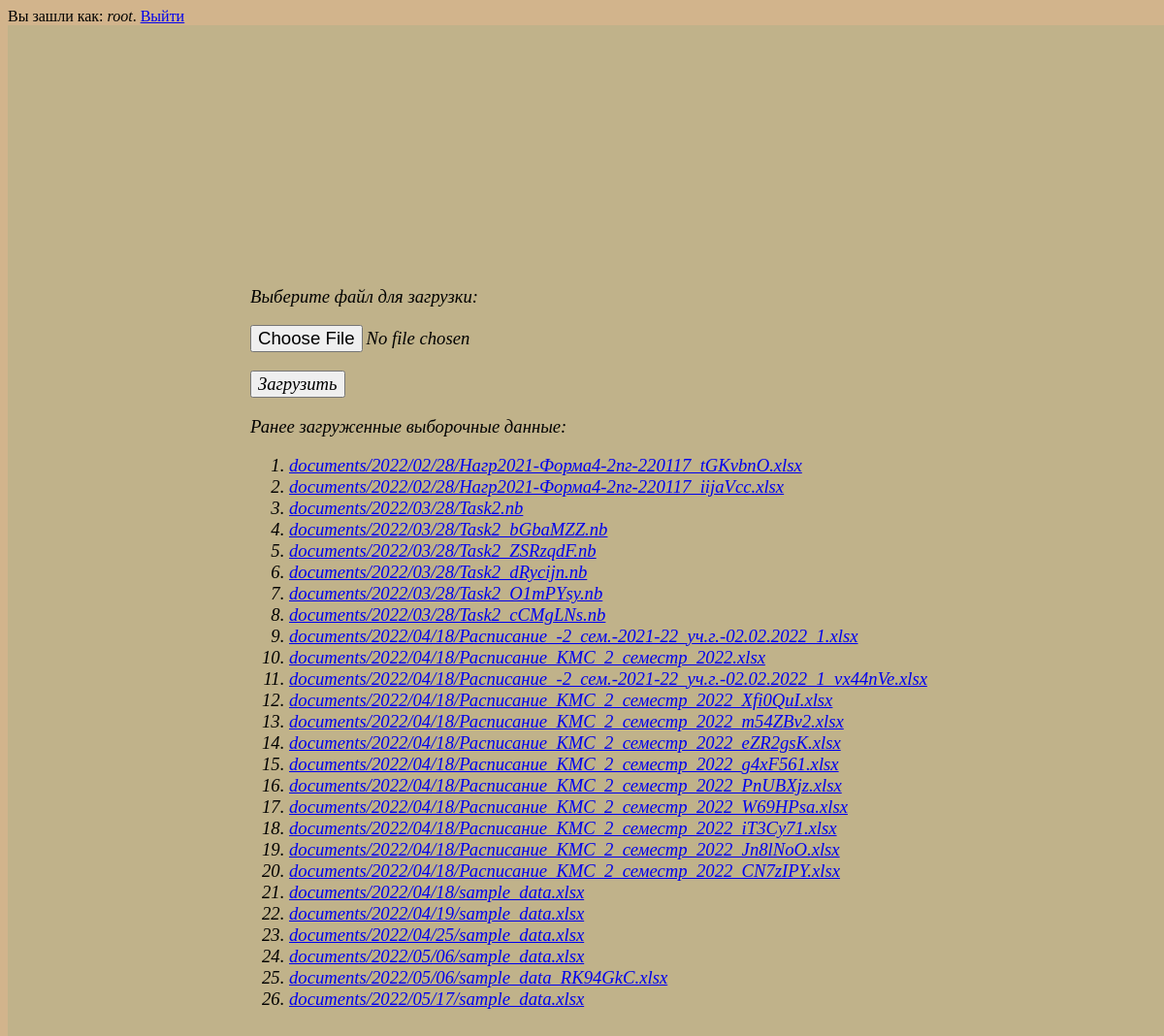
The app's page / (signed in) with its own data.
### analyzer/models.py (models this page shows)
class Document(models.Model):
    docfile = models.FileField(upload_to='documents/%Y/%m/%d')
    user = models.ForeignKey(User, models.CASCADE)

### analyzer/views.py (the view)
# urls.py: path('', views.index, name='index'),
@login_required
def index(request):
    template = loader.get_template('home.html')
    if request.method == 'POST':
        form = DocumentForm(request.POST, request.FILES)
        if form.is_valid():
            newdoc = Document(docfile=request.FILES['docfile'])
            newdoc.user = request.user
            newdoc.save()
            return redirect('viewstats', csvfn= newdoc.docfile.name.replace("/", "-", 4))
        else:
            message = 'В форму введены неверные данные. Исправьте следующие недочёты:'
    else:
        form = DocumentForm()  # An empty, unbound form
    documents = Document.objects.filter(user=request.user)
    def f(d):
        d.viewstatsurl = d.docfile.name.replace("/", "-", 4)
        return(d)
    context = {'form': form, 'documents': [f(d) for d in documents]}
    rendered_page = template.render(context, request)
    return HttpResponse(rendered_page)

### analyzer/forms.py
class DocumentForm(forms.Form):
    docfile = forms.FileField(label='Выберите файл для загрузки')

### templates/home.html (shortened to what this page needs)
{% extends 'base.html' %}
{% block content %}
    <form action="{% url "index" %}" method="post" enctype="multipart/form-data">
        <p>{{ form.docfile.label_tag }} {{ form.docfile.help_text }}</p>
        <p>
            {{ form.docfile }}
        </p>
        <p><input type="submit" value="Загрузить"/></p>
    </form>
    <p>Ранее загруженные выборочные данные:</p>
    {% if documents %}
        <ol>
        {% for document in documents %}
            <li><a href="viewstats/{{ document.viewstatsurl }}">{{ document.docfile.name }}</a> </li>
        {% endfor %}
        </ol>
      {% else %}
        <p>No documents.</p>
      {% endif %}
{% endblock %}

### templates/base.html (shortened to what this page needs)
<html>
<head>
</head>
<body style="background: #D2B48C;">
<div id="main">
	<div class="welcome">
{% if user.is_authenticated %}
		Вы зашли как: <em>{{user}}</em>. <a href="{% url "logout" %}">Выйти</a>
{% else %}
Вы не зашли как пользователь сайта. <a href="{% url "login" %}">Войдите</a> или
	<a href="{% url "register" %}">зарегистрируйтесь</a>
{% endif %}
</div>
	<div align="center">
	<div id="content">
	{% block content %}{% endblock %}
	</div>
	</div>
</div>
</body>
</html>

### templates/base.html (style rules this page uses)
#content { width: 700px; background: #C0B28A; padding: 250px; text-align: left; }
#content * { font-family: 'Times New Roman', Times, serif; font-style: italic; font-size: 14pt; }

### records on screen
Document: docfile.name "documents/2022/02/28/Нагр2021-Форма4-2пг-220117_tGKvbnO.xlsx"
Document: docfile.name "documents/2022/02/28/Нагр2021-Форма4-2пг-220117_iijaVcc.xlsx"
Document: docfile.name "documents/2022/03/28/Task2.nb"
Document: docfile.name "documents/2022/03/28/Task2_bGbaMZZ.nb"
Document: docfile.name "documents/2022/03/28/Task2_ZSRzqdF.nb"
Document: docfile.name "documents/2022/03/28/Task2_dRycijn.nb"
Document: docfile.name "documents/2022/03/28/Task2_O1mPYsy.nb"
Document: docfile.name "documents/2022/03/28/Task2_cCMgLNs.nb"
Document: docfile.name "documents/2022/04/18/Расписание_-2_сем.-2021-22_уч.г.-02.02.2022_1.xlsx"
Document: docfile.name "documents/2022/04/18/Расписание_КМС_2_семестр_2022.xlsx"
Document: docfile.name "documents/2022/04/18/Расписание_-2_сем.-2021-22_уч.г.-02.02.2022_1_vx44nVe.xlsx"
Document: docfile.name "documents/2022/04/18/Расписание_КМС_2_семестр_2022_Xfi0QuI.xlsx"
Document: docfile.name "documents/2022/04/18/Расписание_КМС_2_семестр_2022_m54ZBv2.xlsx"
Document: docfile.name "documents/2022/04/18/Расписание_КМС_2_семестр_2022_eZR2gsK.xlsx"
Document: docfile.name "documents/2022/04/18/Расписание_КМС_2_семестр_2022_g4xF561.xlsx"
Document: docfile.name "documents/2022/04/18/Расписание_КМС_2_семестр_2022_PnUBXjz.xlsx"
Document: docfile.name "documents/2022/04/18/Расписание_КМС_2_семестр_2022_W69HPsa.xlsx"
Document: docfile.name "documents/2022/04/18/Расписание_КМС_2_семестр_2022_iT3Cy71.xlsx"
Document: docfile.name "documents/2022/04/18/Расписание_КМС_2_семестр_2022_Jn8lNoO.xlsx"
Document: docfile.name "documents/2022/04/18/Расписание_КМС_2_семестр_2022_CN7zIPY.xlsx"
Document: docfile.name "documents/2022/04/18/sample_data.xlsx"
Document: docfile.name "documents/2022/04/19/sample_data.xlsx"
Document: docfile.name "documents/2022/04/25/sample_data.xlsx"
Document: docfile.name "documents/2022/05/06/sample_data.xlsx"
Document: docfile.name "documents/2022/05/06/sample_data_RK94GkC.xlsx"
Document: docfile.name "documents/2022/05/17/sample_data.xlsx"

### other values on screen
{{ user }} "root"
